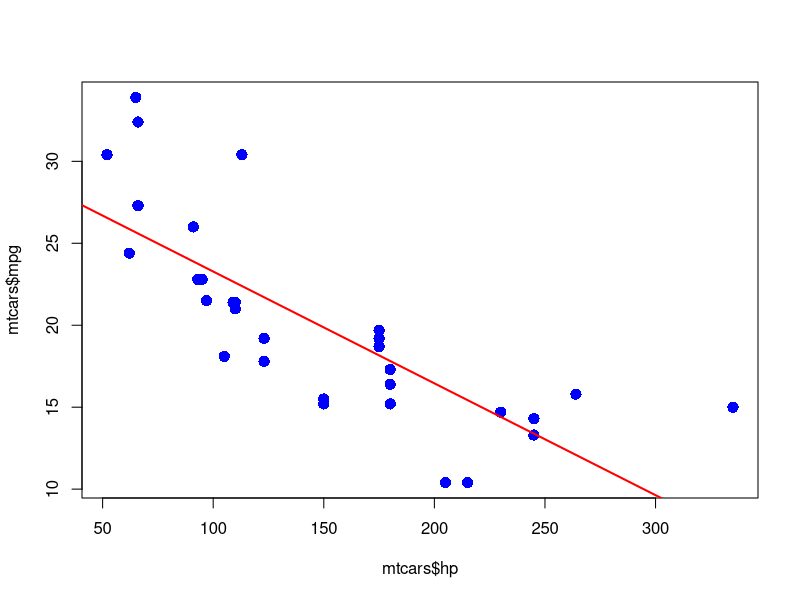

This chart was generated by the following R code:
# Example 1: Explore regression with car data
#            Basic regression usage.

data(mtcars)

# Model 1: MPG = B0 + B1*HP + epsilon
m1 <- lm(mpg ~ hp, data=mtcars)
summary(m1)

# Plot HP to MPG relationship
plot(mtcars$hp, mtcars$mpg, col="blue", pch=16, cex=1.5)
abline(lm(mpg ~ hp, data=mtcars), col="red", lwd=2) # Add a best-fit line

# Model 2: MPG = B0 + B1*HP + B2*WT + B3*DISP + epsilon
m2 <- lm(mpg ~ hp + wt + disp, data=mtcars)
summary(m2)

# Model 3: MPG = B0 + B1*HP + B2*WT + B3*CYL + epsilon
m3 <- lm(mpg ~ hp + wt + cyl, data=mtcars)
summary(m3)

# Model 4: MPG as function of all other variables
m4 <- lm(mpg ~ ., data=mtcars)
summary(m4)

# Use stepwise variable selection on m4 (all variables) to get best set of predictors
library(MASS)
best.fit <- step <- stepAIC(m4, direction="both")
summary(best.fit)

# Predict values for new observations
new.cars <- read.csv("cars.csv")
predict(best.fit, new.cars, interval="predict", level=0.95)

# Test the VIF's for two models
library(car)
vif(m4)
vif(best.fit)


